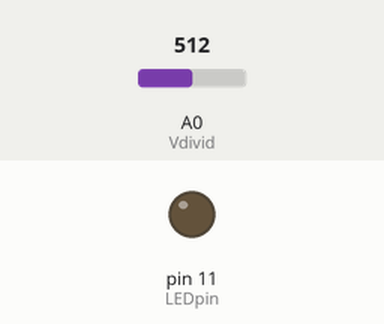
This sketch was run on a simulated Arduino Uno, built with avr-gcc and run on an emulated ATmega328P. On the bench: output pins drawn as LEDs (lit = HIGH). The test bench sets the inputs (shaded band); at power-on: A0 (Vdivid) = 512. What the sketch prints to the serial monitor is not drawn.

Above: at 1.2 s.
1.3 s: A0 (Vdivid) set to 490
At 2.5 s:
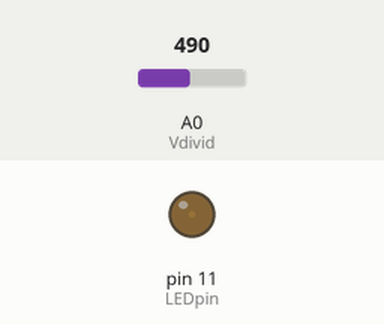
2.8 s: A0 (Vdivid) set to 306
At 3.6 s:
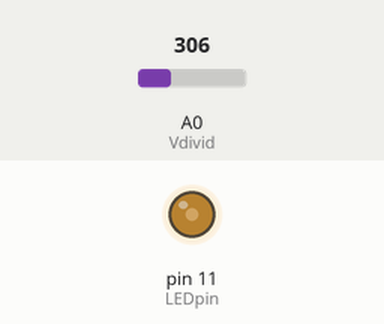
4.3 s: A0 (Vdivid) set to 122
At 4.9 s:
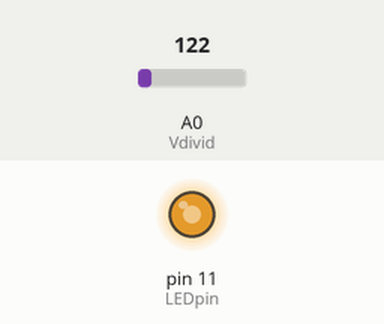
Timing chart, 0 to 7.3 s (numbered marks = the images above; inputs shaded):
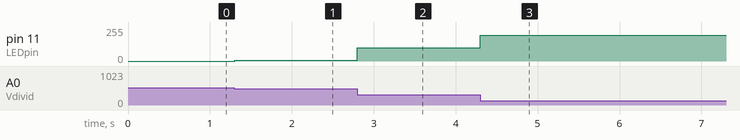

The sketch:

ldr.ino
```cpp
int Vdivid = A0; // voltage divider analog pin
int LEDpin = 11; // LED on PWM pin
int thresh = 500; // threshold light intensity
int reading, bright;
void setup()
{
  Serial.begin(9600);
pinMode(LEDpin, OUTPUT); // LED pin as output
}
void loop()
{
reading = analogRead(Vdivid); // voltage divider reading

bright = 0; // set LED brightness to zero
// map reading to LED brightness
if(reading<thresh)
bright = map(reading, 0, thresh, 255, 0);
analogWrite(LEDpin, bright); // change LED brightness
Serial.println(bright);
delay(0); // delay 1000ms
}
```

Measured:
- after the input at 1.3 s, pin 11 (LEDpin): 0/255 → 6/255 at once
- after the input at 2.8 s, pin 11 (LEDpin): 6/255 → 99/255 at once
- after the input at 4.3 s, pin 11 (LEDpin): 99/255 → 193/255 at once
